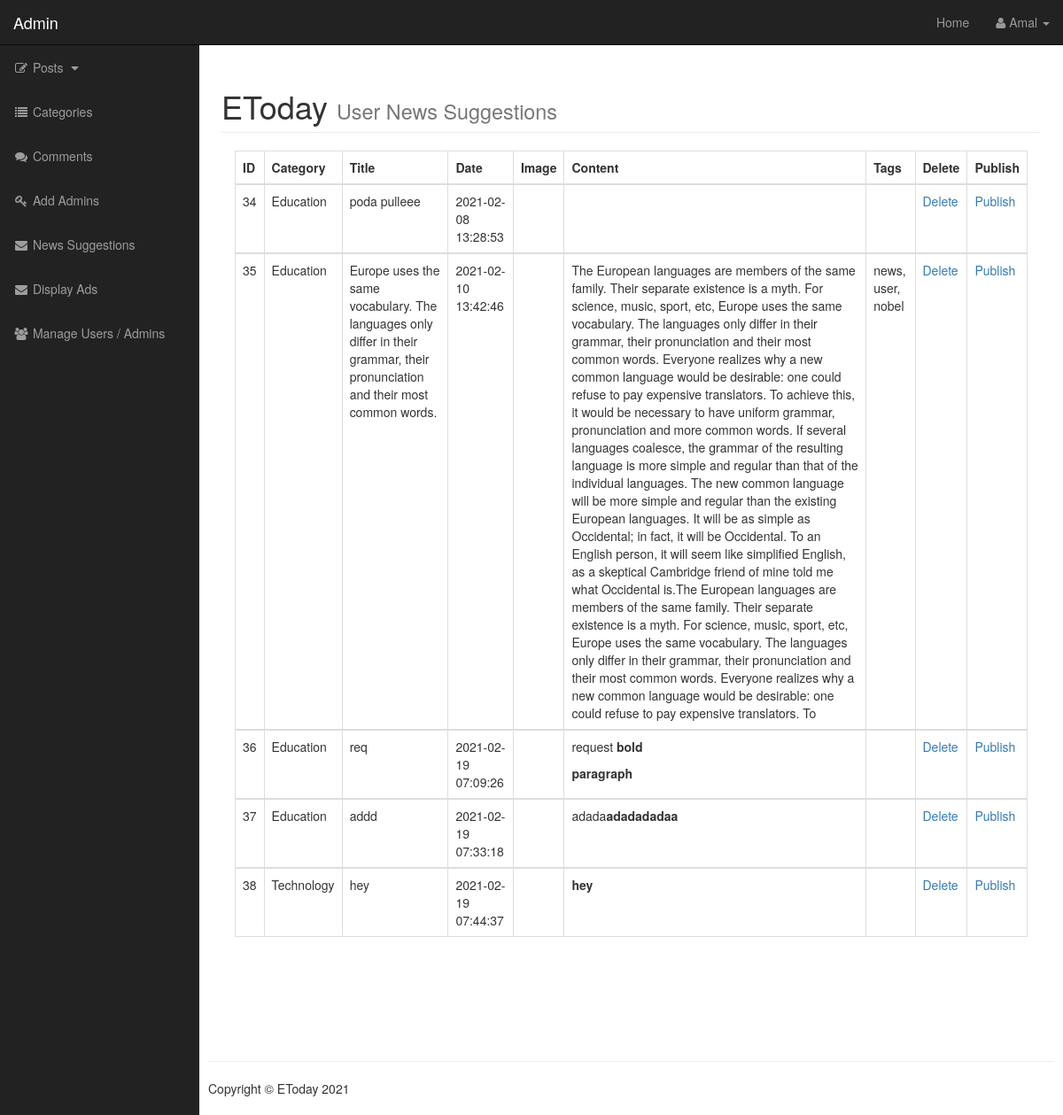
Page /admin/view_sugg.php (signed in) on the earlier database version.
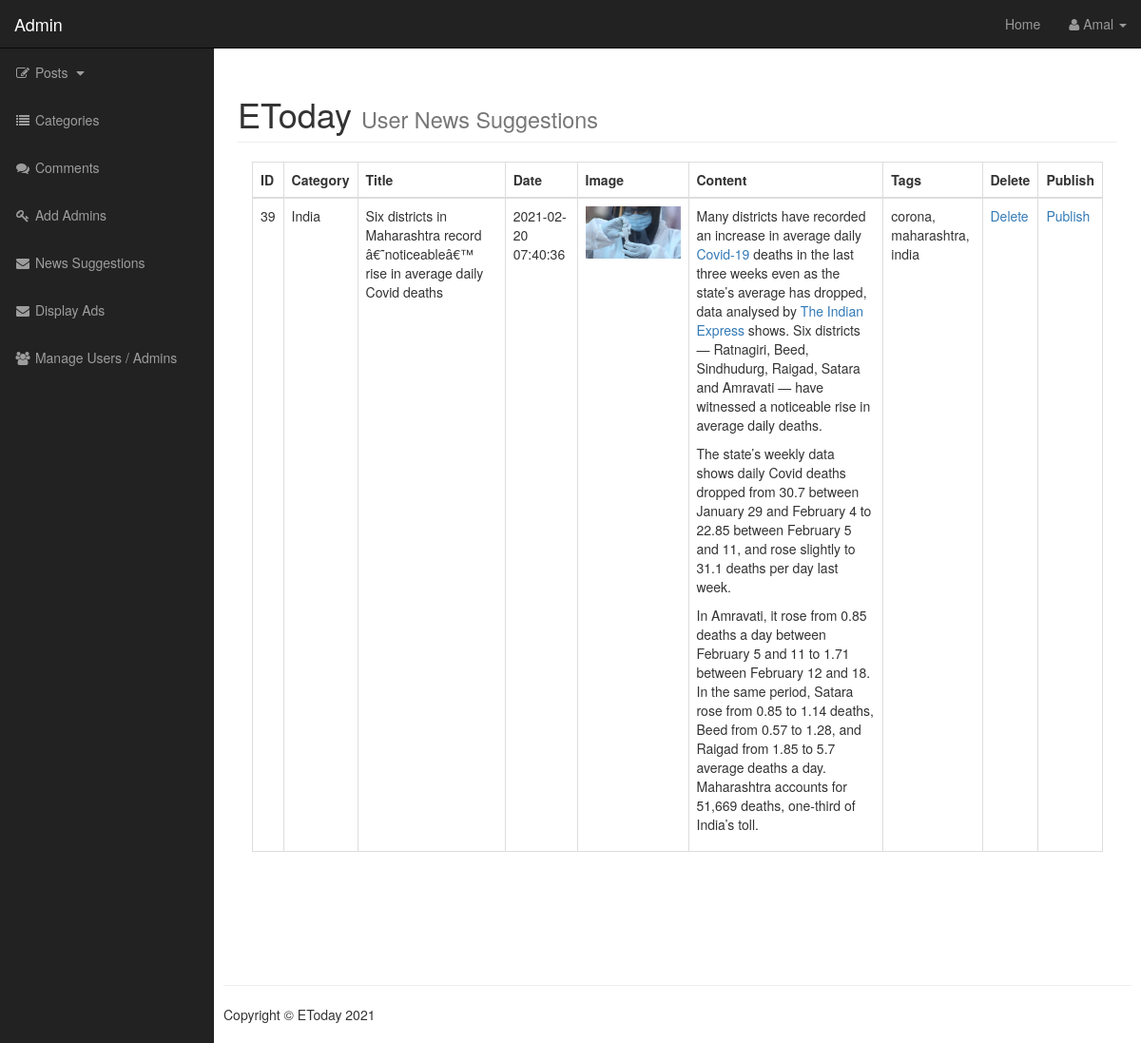
Same page on the later database version.
### tables this page shows
CREATE TABLE `news_sugg` (
  `post_id2` int(11) NOT NULL,
  `post_category2` varchar(11) NOT NULL,
  `post_title2` varchar(255) NOT NULL,
  `post_date2` timestamp NOT NULL DEFAULT current_timestamp() ON UPDATE current_timestamp(),
  `post_image2` text NOT NULL,
  `post_content2` text NOT NULL,
  `post_tags2` varchar(255) NOT NULL
);

### admin/view_sugg.php (the view, shortened to what this page needs)
<?php include './includes/header.php';  ?>
<body>
    <div id="wrapper">
        <?php include 'includes/navigation.php'  ?>
        <div id="page-wrapper">
            <div class="container-fluid">
                <div class="row">
                    <div class="col-xs-12">
                        <h1 class="page-header">
                            EToday
                            <small>User News Suggestions</small>
                        </h1>
                    </div>
                </div>
                <div class="col-lg-12" style="overflow-x: scroll;padding-bottom:100px;">
                    <table class="table table-bordered">
                        <thead>
                            <tr>
                                <th>ID</th>
                                <th>Category</th>
                                <th>Title</th>
                                <th>Date</th>
                                <th>Image</th>
                                <th>Content</th>
                                <th>Tags</th>
                                <th>Delete</th>
                                <th>Publish</th>
                            </tr>
                        </thead>
                        <?php
                        $sql = "SELECT * from news_sugg";
                        $all_news = mysqli_query($conn, $sql);
                        while ($row = mysqli_fetch_assoc($all_news)) {
                            $post_id2 = $row['post_id2'];
                            $post_category2 = $row['post_category2'];
                            $post_title2 = $row['post_title2'];
                            $post_date2 = $row['post_date2'];
                            $post_image2 = $row['post_image2'];
                            $post_content2 = $row['post_content2'];
                            $post_tags2 = $row['post_tags2'];
                        ?>
                            <tbody>
                                <tr>
                                    <td><?php echo $post_id2;  ?></td>
                                    <td><?php echo $post_category2;  ?></td>
                                    <td><?php echo $post_title2;  ?></td>
                                    <td><?php echo $post_date2;  ?></td>
                                    <td> <img width=100px src="../images2/<?php echo $post_image2;  ?>" alt=""></td>
                                    <td><?php echo $post_content2;  ?></td>
                                    <td><?php echo $post_tags2;  ?></td>
                                    <td><?php echo "<a href=view_sugg.php?delete=$post_id2>Delete</a>";  ?></td>
                                    <td><?php echo "<a href=view_sugg.php?publish=$post_id2>Publish</a>";  ?></td>
                                </tr>
                            </tbody>
                        <?php }  ?>
                    </table>
                </div>
            </div>
            <?php include '../includes/footer.php';  ?>
        </div>
    </div>
</body>

### admin/includes/header.php (shortened to what this page needs)
<!DOCTYPE html>
<head>
    <link href="css/bootstrap.min.css" rel="stylesheet">
    <link href="css/sb-admin.css" rel="stylesheet">
    <link href="font-awesome/css/font-awesome.min.css" rel="stylesheet" type="text/css">
</head>

### admin/includes/navigation.php (shortened to what this page needs)
<nav class="navbar navbar-inverse navbar-fixed-top" role="navigation">
    <div class="navbar-header">
        <a class="navbar-brand" href="index.php">Admin</a>
    </div>
    <ul class="nav navbar-right top-nav">
        <li>
            <a href="../index.php">Home</a>
        </li>
        <li class="dropdown">
            <a href="#" class="dropdown-toggle" data-toggle="dropdown"><i class="fa fa-user"></i> <?php echo $_SESSION['admin_username'];  ?> <b class="caret"></b></a>
        </li>
    </ul>
    <div class="collapse navbar-collapse navbar-ex1-collapse">
        <ul class="nav navbar-nav side-nav">
            <li>
                <a href="javascript:;" data-toggle="collapse" data-target="#posts"><i class="fa fa-fw fa-edit"></i> Posts <i class="fa fa-fw fa-caret-down"></i></a>
            </li>
            <li>
                <a href="./categories.php"><i class="fa fa-fw fa-list "></i> Categories</a>
            </li>
            <li>
                <a href="./comments.php"><i class="fa fa-fw fa-comments"></i> Comments</a>
            </li>
            <li>
                <a href="./add_admins.php"><i class="fa fa-fw fa-key"></i> Add Admins</a>
            </li>
            <li>
                <a href="./view_sugg.php"><i class="fa fa-fw fa-envelope "></i> News Suggestions</a>
            </li>
            <li>
                <a href="./ads.php"><i class="fa fa-fw fa-envelope "></i> Display Ads</a>
            </li>
            <li>
                <a href="./users.php"><i class="fa fa-fw fa-users "></i> Manage Users / Admins</a>
            </li>
        </ul>
    </div>
</nav>

### includes/footer.php
<footer>
    <div class="row">
        <div class="col-lg-12">
            <hr>
            <p>Copyright &copy; EToday 2021</p>
        </div>
    </div>
</footer>

### admin/css/sb-admin.css (style rules this page uses)
body { margin-top: 100px; background-color: #222; }
@media (min-width:768px) { body { margin-top: 50px; } }
#wrapper { padding-left: 0; }
#page-wrapper { width: 100%; padding: 0; background-color: #fff; }
@media (min-width:768px) { #wrapper { padding-left: 225px; } }
@media (min-width:768px) { #page-wrapper { padding: 10px; } }
.top-nav { padding: 0 15px; }
.top-nav>li { display: inline-block; float: left; }
.top-nav>li>a { padding-top: 15px; padding-bottom: 15px; line-height: 20px; color: #999; }
@media (min-width:768px) { .side-nav { position: fixed; top: 51px; left: 225px; width: 225px; margin-left: -225px; border: none; border-radius: 0; overflow-y: auto; background-color: #222; } }
@media (min-width:768px) { .side-nav>li>a { width: 225px; } }

Differences in the rows shown:
removed news_sugg: post_id2 "34", post_category2 "Education", post_title2 "poda pulleee", post_date2 "2021-02-08 13:28:53"
removed news_sugg: post_id2 "35", post_category2 "Education", post_title2 "Europe uses the same vocabulary. The languages only differ in their grammar, their pronunciation and their most common words.", post_date2 "2021-02-10 13:42:46", post_content2 "The European languages are members of the same family. Their separate existence is a myth. For science, music, sport, etc, Europe uses the same vocabulary. The languages only differ in their grammar, their pronunciation and their most common words. Everyone realizes why a new common language would be desirable: one could refuse to pay expensive translators. To achieve this, it would be necessary to have uniform grammar, pronunciation and more common words. If several languages coalesce, the grammar of the resulting language is more simple and regular than that of the individual languages. The new common language will be more simple and regular than the existing European languages. It will…", post_tags2 "news, user, nobel"
removed news_sugg: post_id2 "36", post_category2 "Education", post_title2 "req", post_date2 "2021-02-19 07:09:26", post_content2 "request bold paragraph"
removed news_sugg: post_id2 "37", post_category2 "Education", post_title2 "addd", post_date2 "2021-02-19 07:33:18", post_content2 "adada adadadadaa"
removed news_sugg: post_id2 "38", post_category2 "Technology", post_title2 "hey", post_date2 "2021-02-19 07:44:37", post_content2 "hey"
added news_sugg: post_id2 "39", post_category2 "India", post_title2 "Six districts in Maharashtra record â€˜noticeableâ€™ rise in average daily Covid deaths", post_date2 "2021-02-20 07:40:36", post_image2 (picture), post_content2 "Many districts have recorded an increase in average daily Covid-19 deaths in the last three weeks even as the state’s average has dropped, data analysed by The Indian Express shows. Six districts — Ratnagiri, Beed, Sindhudurg, Raigad, Satara and Amravati — have witnessed a noticeable rise in average daily deaths. The state’s weekly data shows daily Covid deaths dropped from 30.7 between January 29 and February 4 to 22.85 between February 5 and 11, and rose slightly to 31.1 deaths per day last week. In Amravati, it rose from 0.85 deaths a day between February 5 and 11 to 1.71 between February 12 and 18. In the same period, Satara rose from 0.85 to 1.14 deaths, Beed from 0.57 to 1.28, and…", post_tags2 "corona, maharashtra, india"
